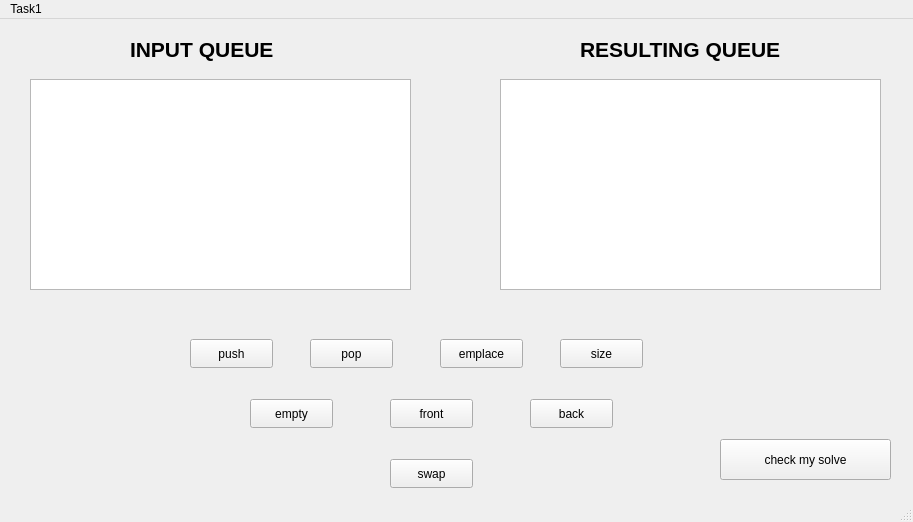
<?xml version="1.0" encoding="UTF-8"?>
<ui version="4.0">
 <class>MainWindow</class>
 <widget class="QMainWindow" name="MainWindow">
  <property name="geometry">
   <rect>
    <x>0</x>
    <y>0</y>
    <width>913</width>
    <height>522</height>
   </rect>
  </property>
  <property name="windowTitle">
   <string>MainWindow</string>
  </property>
  <widget class="QWidget" name="centralwidget">
   <widget class="QListWidget" name="listWidget">
    <property name="geometry">
     <rect>
      <x>30</x>
      <y>60</y>
      <width>381</width>
      <height>211</height>
     </rect>
    </property>
   </widget>
   <widget class="QListWidget" name="listWidget_2">
    <property name="geometry">
     <rect>
      <x>500</x>
      <y>60</y>
      <width>381</width>
      <height>211</height>
     </rect>
    </property>
   </widget>
   <widget class="QLabel" name="label">
    <property name="geometry">
     <rect>
      <x>130</x>
      <y>10</y>
      <width>181</width>
      <height>41</height>
     </rect>
    </property>
    <property name="text">
     <string>&lt;html&gt;&lt;head/&gt;&lt;body&gt;&lt;p&gt;&lt;span style=&quot; font-size:16pt; font-weight:700;&quot;&gt;INPUT QUEUE&lt;/span&gt;&lt;/p&gt;&lt;/body&gt;&lt;/html&gt;</string>
    </property>
   </widget>
   <widget class="QLabel" name="label_2">
    <property name="geometry">
     <rect>
      <x>580</x>
      <y>10</y>
      <width>241</width>
      <height>41</height>
     </rect>
    </property>
    <property name="text">
     <string>&lt;html&gt;&lt;head/&gt;&lt;body&gt;&lt;p&gt;&lt;span style=&quot; font-size:16pt; font-weight:700;&quot;&gt;RESULTING QUEUE&lt;/span&gt;&lt;/p&gt;&lt;/body&gt;&lt;/html&gt;</string>
    </property>
   </widget>
   <widget class="QPushButton" name="pushButton_push">
    <property name="geometry">
     <rect>
      <x>190</x>
      <y>320</y>
      <width>83</width>
      <height>29</height>
     </rect>
    </property>
    <property name="text">
     <string>push</string>
    </property>
   </widget>
   <widget class="QPushButton" name="pushButton_pop">
    <property name="geometry">
     <rect>
      <x>310</x>
      <y>320</y>
      <width>83</width>
      <height>29</height>
     </rect>
    </property>
    <property name="text">
     <string>pop</string>
    </property>
   </widget>
   <widget class="QPushButton" name="pushButton_front">
    <property name="geometry">
     <rect>
      <x>390</x>
      <y>380</y>
      <width>83</width>
      <height>29</height>
     </rect>
    </property>
    <property name="text">
     <string>front</string>
    </property>
   </widget>
   <widget class="QPushButton" name="pushButton_back">
    <property name="geometry">
     <rect>
      <x>530</x>
      <y>380</y>
      <width>83</width>
      <height>29</height>
     </rect>
    </property>
    <property name="text">
     <string>back</string>
    </property>
   </widget>
   <widget class="QPushButton" name="pushButton_empty">
    <property name="geometry">
     <rect>
      <x>250</x>
      <y>380</y>
      <width>83</width>
      <height>29</height>
     </rect>
    </property>
    <property name="text">
     <string>empty</string>
    </property>
   </widget>
   <widget class="QPushButton" name="pushButton_size">
    <property name="geometry">
     <rect>
      <x>560</x>
      <y>320</y>
      <width>83</width>
      <height>29</height>
     </rect>
    </property>
    <property name="text">
     <string>size</string>
    </property>
   </widget>
   <widget class="QPushButton" name="pushButton_swap">
    <property name="geometry">
     <rect>
      <x>390</x>
      <y>440</y>
      <width>83</width>
      <height>29</height>
     </rect>
    </property>
    <property name="text">
     <string>swap</string>
    </property>
   </widget>
   <widget class="QPushButton" name="pushButton_emplace">
    <property name="geometry">
     <rect>
      <x>440</x>
      <y>320</y>
      <width>83</width>
      <height>29</height>
     </rect>
    </property>
    <property name="text">
     <string>emplace</string>
    </property>
   </widget>
   <widget class="QPushButton" name="pushButton_mySolve">
    <property name="geometry">
     <rect>
      <x>720</x>
      <y>420</y>
      <width>171</width>
      <height>41</height>
     </rect>
    </property>
    <property name="text">
     <string>check my solve</string>
    </property>
   </widget>
  </widget>
  <widget class="QMenuBar" name="menubar">
   <property name="geometry">
    <rect>
     <x>0</x>
     <y>0</y>
     <width>913</width>
     <height>25</height>
    </rect>
   </property>
   <widget class="QMenu" name="menuTask1">
    <property name="title">
     <string>Task1</string>
    </property>
   </widget>
   <addaction name="menuTask1"/>
  </widget>
  <widget class="QStatusBar" name="statusbar"/>
 </widget>
 <resources/>
 <connections/>
</ui>
